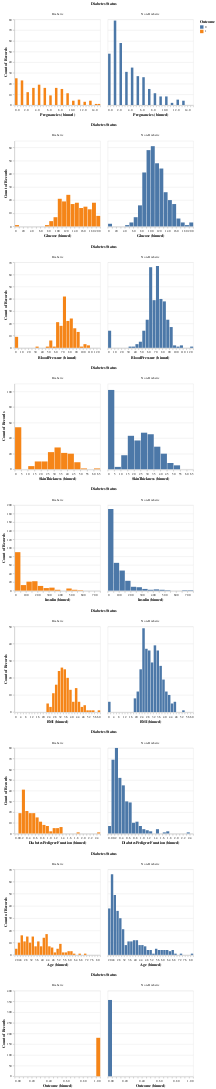

Notebook code cell kept with this figure:
### Code cell
feature_histograms = alt.Chart(train_df).transform_calculate(
    Diabetes_Label="datum.Outcome == 0 ? 'Non-Diabetic' : 'Diabetic'"
).mark_bar().encode( x = alt.X(alt.repeat()).type(
'quantitative').bin(maxbins=30), y= 'count()', color = 'Outcome:N'
).properties( height=250,
width=250 ).facet(
    column=alt.Column('Diabetes_Label:N', title='Diabetes Status')).repeat(
features, columns=1
)

feature_histograms

### Figure 1 — Vega-Lite specification as saved in the notebook (floating-point values rounded to 4 significant figures; data arrays with more than 128 entries replaced by an {"elided": "..."} marker saying what was removed)
{"config": {"view": {"continuousWidth": 300, "continuousHeight": 300}}, "repeat": ["Pregnancies", "Glucose", "BloodPressure", "SkinThickness", "Insulin", "BMI", "DiabetesPedigreeFunction", "Age", "Outcome"], "spec": {"data": {"name": "data-0ee115d664ec93852f2690709b81a458"}, "facet": {"column": {"field": "Diabetes_Label", "title": "Diabetes Status", "type": "nominal"}}, "spec": {"mark": {"type": "bar"}, "encoding": {"color": {"field": "Outcome", "type": "nominal"}, "x": {"bin": {"maxbins": 30}, "field": {"repeat": "repeat"}, "type": "quantitative"}, "y": {"aggregate": "count", "type": "quantitative"}}, "height": 250, "transform": [{"calculate": "datum.Outcome == 0 ? 'Non-Diabetic' : 'Diabetic'", "as": "Diabetes_Label"}], "width": 250}}, "columns": 1, "$schema": "https://vega.github.io/schema/vega-lite/v5.20.1.json", "datasets": {"data-0ee115d664ec93852f2690709b81a458": {"elided": "537 records"}}}
